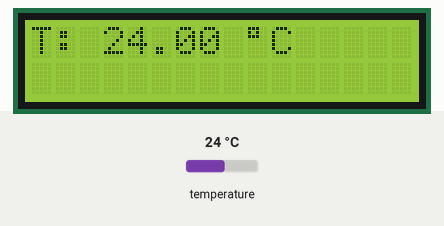
This sketch was run on a simulated Arduino Uno, built with avr-gcc and run on an emulated ATmega328P. Parts: 16×2 character LCD. The inputs (shaded band) are chosen by the test bench; at power-on: temperature 24 °C. What the sketch prints to the serial monitor is not drawn.

Above: at 2.2 s.
2.3 s: temperature set to 12 °C
At 3.8 s:
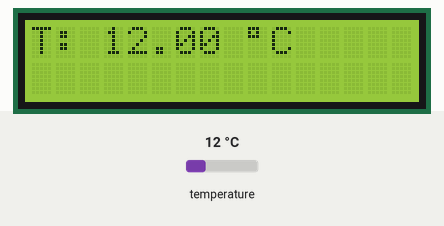
4.8 s: temperature set to 19 °C
At 6.5 s:
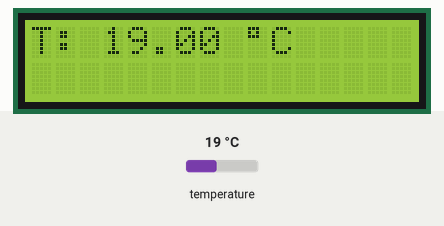
7.1 s: temperature set to 28 °C
At 9.5 s:
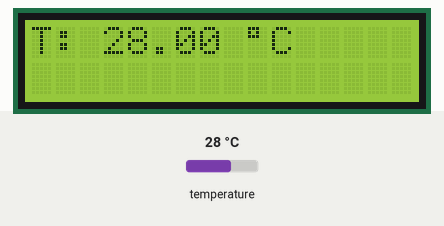
Timing chart, 0 to 11.0 s (numbered marks = the images above; inputs shaded):
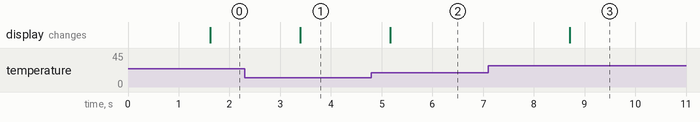

Measured:
- after the input at 2.3 s, the display: changes after 1.1 s (image 1)
- after the input at 4.8 s, the display: changes after 0.37 s (image 2)
- after the input at 7.1 s, the display: changes after 1.6 s (image 3)

The sketch:

arduino_uno_ATMEGA256.ino
```cpp
// 引用 LiquidCrystal Library
#include <OneWire.h>
#include <DallasTemperature.h>
#include <LiquidCrystal_PCF8574.h>

const int SENSOR_PIN = 4; // 溫度(橘)


OneWire oneWire(SENSOR_PIN);
DallasTemperature sensors(&oneWire);
LiquidCrystal_PCF8574 lcd(0x27);

float temp;


void setup() {
  // 設定 LCD 的行列數目 (2 x 16)
  Serial.begin(9600);
  lcd.begin(16, 2);
  sensors.begin();
  lcd.setBacklight(255);
  lcd.home();
  lcd.clear();
  lcd.setCursor(0,0);
  lcd.print("T:");
  lcd.setCursor(9,0);
  lcd.print((char)223);
  lcd.print("C");


  sensors.requestTemperatures();
  temp = sensors.getTempCByIndex(0);

}
void loop() {

  sensors.requestTemperatures();
  temp = sensors.getTempCByIndex(0);

  lcd.setCursor(3, 0);
  lcd.print(temp);

  Serial.print("T:");
  Serial.print(temp);
  Serial.print("°C\t");

  delay(1000);
}
```
